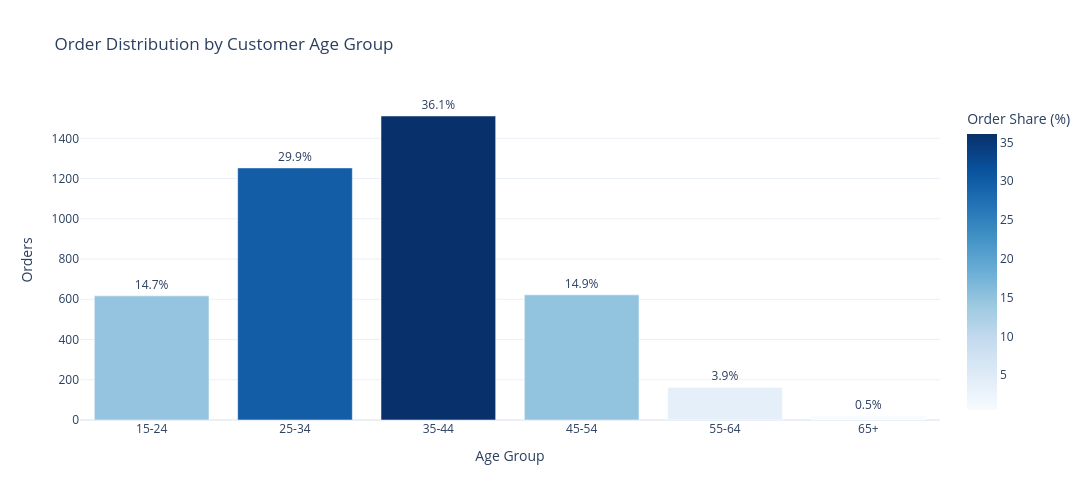

Source (notebook cell):
### Markdown cell above
##### 👥 Univariate Visual 5: Customer Age-Group Distribution

**Executive Question:** Which customer age groups account for the largest proportion of orders represented in the dataset?

**Business Purpose:** Identify demographic concentration and establish the segment-size context required for later comparisons of sales, profitability, returns, product preference, and satisfaction.

**Visual Encoding:**

- Bar height represents the number of orders.
- Bar color and label represent each age group's share of total orders.
- Age groups are displayed in ascending order.

### Code cell
age_group_distribution = (df["age_group"].value_counts().reindex(age_group_order).dropna().reset_index())
age_group_distribution.columns = ["age_group","orders"]
age_group_distribution["order_share_pct"] = (age_group_distribution["orders"] / age_group_distribution["orders"].sum() * 100)
fig = px.bar(age_group_distribution,x="age_group",y="orders",color="order_share_pct",text="order_share_pct",color_continuous_scale="Blues",
    title="Order Distribution by Customer Age Group",labels={"age_group": "Age Group","orders": "Orders","order_share_pct": "Order Share (%)"},template=PLOTLY_TEMPLATE)

fig.update_traces(texttemplate="%{text:.1f}%",textposition="outside")
fig.update_layout(width=1100,height=500)
fig.show()

### Figure 1 — Plotly figure (JSON) as saved in the notebook; plotly's stock layout.template omitted (floating-point values rounded to 4 significant figures)
{"data": [{"hovertemplate": "Age Group=%{x}<br>Orders=%{y}<br>Order Share (%)=%{marker.color}<extra></extra>", "legendgroup": "", "marker": {"color": [14.74, 29.93, 36.1, 14.86, 3.87, 0.5017], "coloraxis": "coloraxis", "pattern": {"shape": ""}}, "name": "", "orientation": "v", "showlegend": false, "text": [14.74, 29.93, 36.1, 14.86, 3.87, 0.5017], "textposition": "outside", "texttemplate": "%{text:.1f}%", "type": "bar", "x": ["15-24", "25-34", "35-44", "45-54", "55-64", "65+"], "xaxis": "x", "y": [617, 1253, 1511, 622, 162, 21], "yaxis": "y"}], "layout": {"barmode": "relative", "coloraxis": {"colorbar": {"title": {"text": "Order Share (%)"}}, "colorscale": [[0, "rgb(247,251,255)"], [0.125, "rgb(222,235,247)"], [0.25, "rgb(198,219,239)"], [0.375, "rgb(158,202,225)"], [0.5, "rgb(107,174,214)"], [0.625, "rgb(66,146,198)"], [0.75, "rgb(33,113,181)"], [0.875, "rgb(8,81,156)"], [1, "rgb(8,48,107)"]]}, "height": 500, "legend": {"tracegroupgap": 0}, "title": {"text": "Order Distribution by Customer Age Group"}, "width": 1100, "xaxis": {"anchor": "y", "domain": [0, 1], "title": {"text": "Age Group"}}, "yaxis": {"anchor": "x", "domain": [0, 1], "title": {"text": "Orders"}}}}
